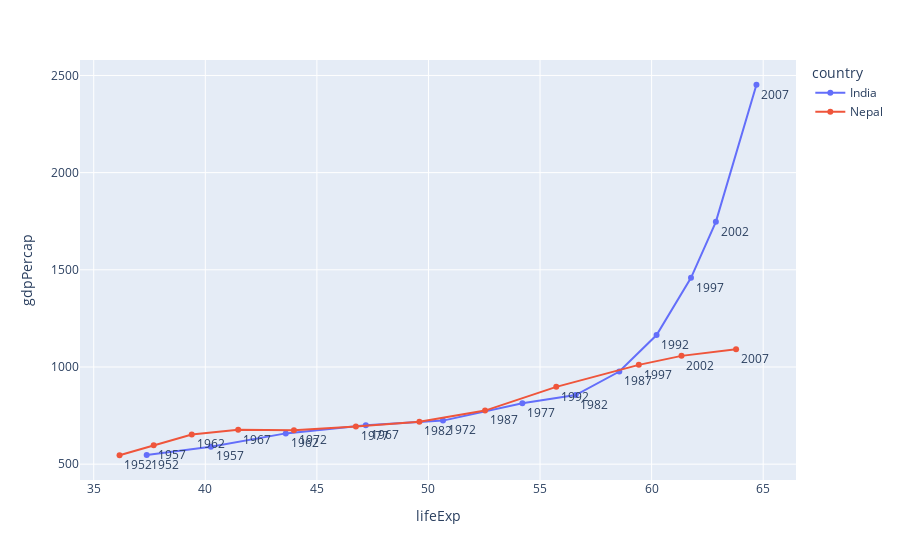

Notebook code cell kept with this figure:
### Markdown cell above
### Do the same for India vs Nepal.

### Code cell
df_filter = df.query("country in ['India', 'Nepal']")
fig = px.line(df_filter, x="lifeExp", y="gdpPercap", color="country", text="year")
fig.update_traces(textposition="bottom right")
fig.show()

### Figure 1 — Plotly figure (JSON) as saved in the notebook; plotly's stock layout.template omitted (floating-point values rounded to 4 significant figures)
{"data": [{"hovertemplate": "country=India<br>lifeExp=%{x}<br>gdpPercap=%{y}<br>year=%{text}<extra></extra>", "legendgroup": "India", "line": {"color": "#636efa", "dash": "solid"}, "marker": {"symbol": "circle"}, "mode": "lines+markers+text", "name": "India", "orientation": "v", "showlegend": true, "text": [1952, 1957, 1962, 1967, 1972, 1977, 1982, 1987, 1992, 1997, 2002, 2007], "textposition": "bottom right", "type": "scatter", "x": [37.37, 40.25, 43.6, 47.19, 50.65, 54.21, 56.6, 58.55, 60.22, 61.77, 62.88, 64.7], "xaxis": "x", "y": [546.6, 590.1, 658.3, 700.8, 724.0, 813.3, 855.7, 976.5, 1164.0, 1459.0, 1747.0, 2452.0], "yaxis": "y"}, {"hovertemplate": "country=Nepal<br>lifeExp=%{x}<br>gdpPercap=%{y}<br>year=%{text}<extra></extra>", "legendgroup": "Nepal", "line": {"color": "#EF553B", "dash": "solid"}, "marker": {"symbol": "circle"}, "mode": "lines+markers+text", "name": "Nepal", "orientation": "v", "showlegend": true, "text": [1952, 1957, 1962, 1967, 1972, 1977, 1982, 1987, 1992, 1997, 2002, 2007], "textposition": "bottom right", "type": "scatter", "x": [36.16, 37.69, 39.39, 41.47, 43.97, 46.75, 49.59, 52.54, 55.73, 59.43, 61.34, 63.78], "xaxis": "x", "y": [545.9, 597.9, 652.4, 676.4, 674.8, 694.1, 718.4, 775.6, 897.7, 1011.0, 1057.0, 1091.0], "yaxis": "y"}], "layout": {"legend": {"title": {"text": "country"}, "tracegroupgap": 0}, "margin": {"t": 60}, "xaxis": {"anchor": "y", "domain": [0, 1], "title": {"text": "lifeExp"}}, "yaxis": {"anchor": "x", "domain": [0, 1], "title": {"text": "gdpPercap"}}}}
